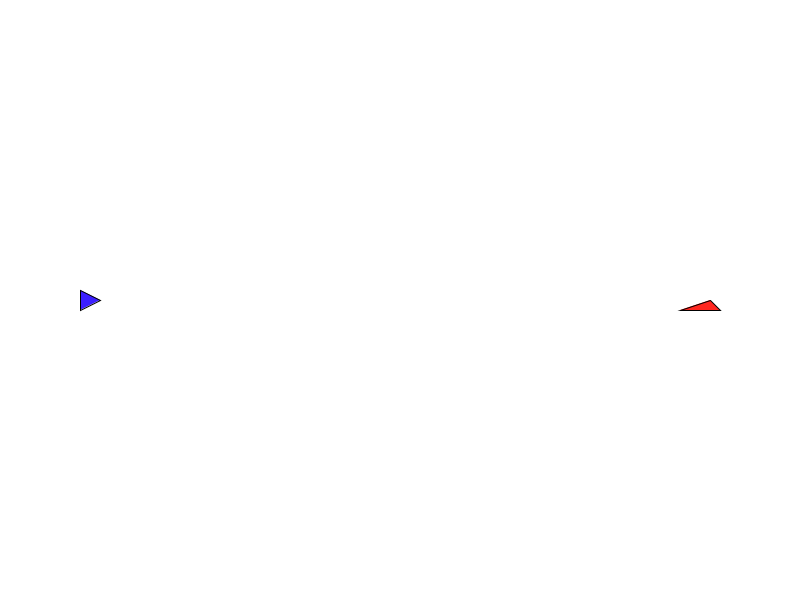
Frame 1 (no input)
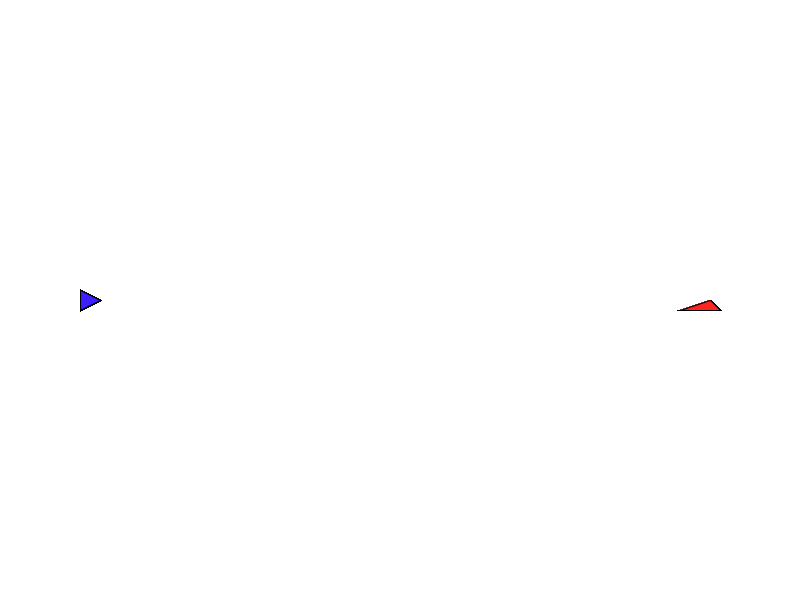
Frame 60 (the mouse pressed at the canvas centre just before this capture)
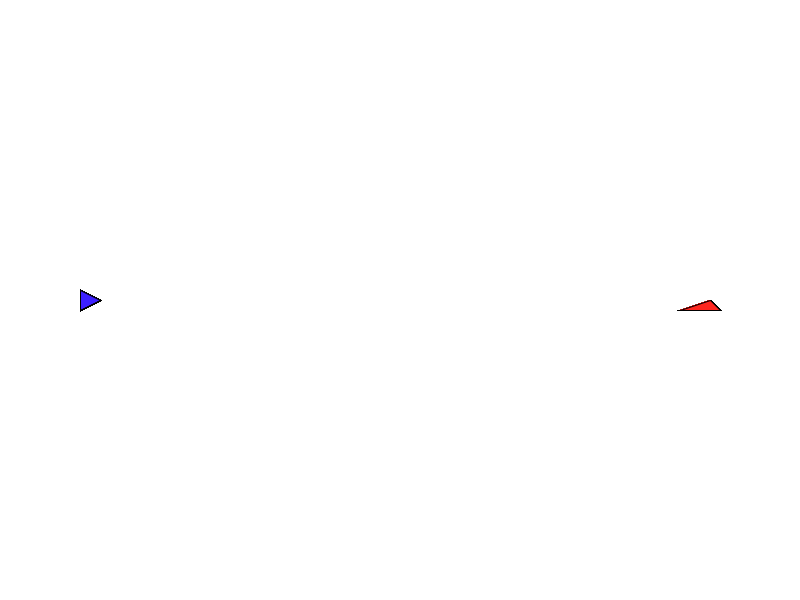
Frame 120 (the mouse held since frame 60 and released just before this capture)

The Processing sketch that drew these frames (run headless with seeded random() and noise(); from frame 60 on, the mouse is pressed at the canvas centre):

// Processing sketch: paint_war
// ── paint_war.pde
color blue = #3C1FFF;
color lightBlue = #96CAFC;
color red = #FF261F;
color pink = #FF7474;
Blue p1;
Red p2;


void setup() {
  size(800, 600);
  rectMode(CENTER);
  p1 = new Blue(100, 300);
  p2 = new Red(width-100, 300);
  background(255);
  
}


void draw() {
  
  p1.show();
  p1.act();
  p2.show();
  p2.act();
}

// ── blue.pde
class Blue {
  PVector loc;
  PVector vel;
  PVector dir;
  boolean start;
  boolean isPainting;
  int startingX;
  int startingY;

  Blue(int startx, int starty) {
    loc = new PVector(startx, starty);
    vel = new PVector (0, 0);
    dir = new PVector (1, 0);
    start = false;
    startingX = startx;
    startingY = starty;
    isPainting = false;
  }

  void act() {
    move();
  }


  void show() {
    if (start == true) {
      paint();
    }
    brush();
  }

  void brush() {
    pushMatrix();
    translate(loc.x, loc.y);
    rotate(dir.heading());
    //fill(255);
    //stroke(0);
    //rect(0, 0, 60, 30);
    //fill(0);
    //rect(0+40, 0, 20, 10);
    //fill(blue);
    //rect(0 + 60, 0, 20, 60);
    fill(blue);
    triangle(-20,  -10 , 0, 0, -20, 10);

    popMatrix();
  }


  void move() {
    //movement
    vel.limit(4);
    vel.add(dir);

    //controls
    if (wkey) {
      loc.add(vel);
      start = true;
      isPainting = true;
    }
    if (skey) {
      loc.sub(vel);
        start = true;
      isPainting = true;
    }
    if (akey) {
      dir.rotate(-radians(3));
        //start = true;
      isPainting = true;
    }
    if (dkey) {
      dir.rotate(radians(3));
        //start = true;
      isPainting = true;
    }

    //restrictions
    if (loc.x > width) loc.x -= 10;
    if (loc.x < 0) loc.x += 10;
    if (loc.y > height) loc.y -= 10;
    if (loc.y  < 0) loc.y += 10;
    

  }

  void paint() {

    fill(lightBlue);
    noStroke();
    ellipse(loc.x, loc.y, 90, 60);
  }
}

// ── bluepaint.pde
class bPaint {
  PVector loc;
  PVector vel;
  PVector dir;
  bPaint() {
    loc = new PVector (p1.loc.x, p1.loc.y);
    vel = new PVector (p1.vel.x, p1.vel.y);
    dir = new PVector (p1.dir.x, p1.dir.y);
  }

  void show() {
    paintMark();
  }

  void act() {
  }

  void paintMark() {
    pushMatrix();
    translate(loc.x, loc.y);
    fill(blue);
    noStroke();
    rotate(dir.heading());
    ellipse(0, 0, 80, 60);
    popMatrix();
  }
}

// ── interactions.pde
boolean wkey;
boolean skey;
boolean akey;
boolean dkey;
boolean upkey;
boolean downkey;
boolean rightkey;
boolean leftkey;
boolean spacekey;
void keyPressed() {
  if (key == 'w') wkey = true;
  if (key == 's') skey = true;
  if (key == 'a') akey = true;
  if (key == 'd') dkey = true;
  if (keyCode == UP) upkey = true;
  if (keyCode == DOWN) downkey = true;
  if (keyCode == RIGHT) rightkey = true;
  if (keyCode == LEFT) leftkey = true;
  if (key == ' ') spacekey = true;
}


void keyReleased() {
  if (key == 'w') wkey = false;
  if (key == 's') skey = false;
  if (key == 'a') akey = false;
  if (key == 'd') dkey = false;
  if (keyCode == UP) upkey = false;
  if (keyCode == DOWN) downkey = false;
  if (keyCode == RIGHT) rightkey = false;
  if (keyCode == LEFT) leftkey = false;
  if (key == ' ') spacekey = false;
}

// ── red.pde
class Red {
  PVector loc;
  PVector vel;
  PVector dir;
  boolean start;
  boolean isPainting;
  int startingX;
  int startingY;

  Red(int startx, int starty) {
    loc = new PVector(startx, starty);
    vel = new PVector (0, 0);
    dir = new PVector (1, 0);
    start = false;
    startingX = startx;
    startingY = starty;
    isPainting = false;
  }

  void act() {
    move();
  }


  void show() {
    if (start == true) {
      paint();
    }
    brush();
  }

  void brush() {
    pushMatrix();
    translate(loc.x, loc.y);
    rotate(dir.heading());

    fill(red);
    triangle(20,  10 , 10, 0, -20, 10);

    popMatrix();
  }


  void move() {
    //movement
    vel.limit(4);
    vel.add(dir);

    //controls
    if (upkey) {
      loc.add(vel);
      start = true;
      isPainting = true;
    }
    if (downkey) {
      loc.sub(vel);
        start = true;
      isPainting = true;
    }
    if (leftkey) {
      dir.rotate(-radians(3));
        //start = true;
      isPainting = true;
    }
    if (rightkey) {
      dir.rotate(radians(3));
        //start = true;
      isPainting = true;
    }

    //restrictions
    if (loc.x > width) loc.x -= 10;
    if (loc.x < 0) loc.x += 10;
    if (loc.y > height) loc.y -= 10;
    if (loc.y  < 0) loc.y += 10;
    

  }

  void paint() {
    fill(pink);
    noStroke();
    ellipse(loc.x, loc.y, 90, 60);
  }
}
